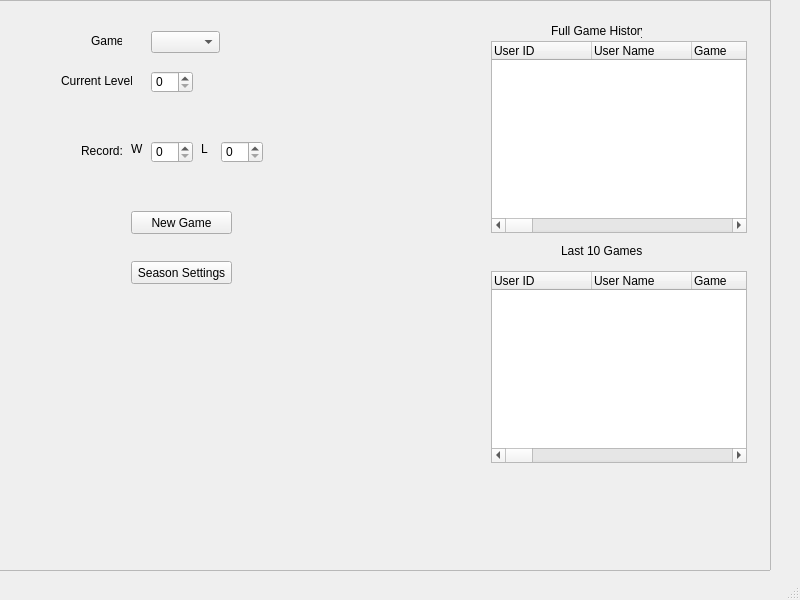
<?xml version="1.0" encoding="UTF-8"?>
<ui version="4.0">
 <class>MainWindow</class>
 <widget class="QMainWindow" name="MainWindow">
  <property name="geometry">
   <rect>
    <x>0</x>
    <y>0</y>
    <width>800</width>
    <height>600</height>
   </rect>
  </property>
  <property name="windowTitle">
   <string>MainWindow</string>
  </property>
  <widget class="QWidget" name="centralwidget">
   <widget class="QScrollArea" name="scrollArea_mainWindow">
    <property name="geometry">
     <rect>
      <x>-20</x>
      <y>0</y>
      <width>791</width>
      <height>571</height>
     </rect>
    </property>
    <property name="widgetResizable">
     <bool>true</bool>
    </property>
    <widget class="QWidget" name="scrollAreaWidgetContents">
     <property name="geometry">
      <rect>
       <x>0</x>
       <y>0</y>
       <width>789</width>
       <height>569</height>
      </rect>
     </property>
     <widget class="QTreeWidget" name="treeWidget_FullGameHistory">
      <property name="geometry">
       <rect>
        <x>510</x>
        <y>40</y>
        <width>256</width>
        <height>192</height>
       </rect>
      </property>
      <column>
       <property name="text">
        <string>User ID</string>
       </property>
      </column>
      <column>
       <property name="text">
        <string>User Name</string>
       </property>
      </column>
      <column>
       <property name="text">
        <string>Game</string>
       </property>
      </column>
      <column>
       <property name="text">
        <string>Level</string>
       </property>
      </column>
      <column>
       <property name="text">
        <string>Result</string>
       </property>
      </column>
      <column>
       <property name="text">
        <string>Target</string>
       </property>
      </column>
      <column>
       <property name="text">
        <string>Attempts</string>
       </property>
      </column>
      <column>
       <property name="text">
        <string>Successful</string>
       </property>
      </column>
      <column>
       <property name="text">
        <string>%</string>
       </property>
      </column>
      <column>
       <property name="text">
        <string>Clutch Attempts</string>
       </property>
      </column>
      <column>
       <property name="text">
        <string>Clutch Successful</string>
       </property>
      </column>
      <column>
       <property name="text">
        <string>Clutch %</string>
       </property>
      </column>
      <column>
       <property name="text">
        <string>1</string>
       </property>
      </column>
      <column>
       <property name="text">
        <string>2</string>
       </property>
      </column>
      <column>
       <property name="text">
        <string>3</string>
       </property>
      </column>
      <column>
       <property name="text">
        <string>4</string>
       </property>
      </column>
      <column>
       <property name="text">
        <string>5</string>
       </property>
      </column>
      <column>
       <property name="text">
        <string>6</string>
       </property>
      </column>
      <column>
       <property name="text">
        <string>7</string>
       </property>
      </column>
      <column>
       <property name="text">
        <string>8</string>
       </property>
      </column>
      <column>
       <property name="text">
        <string>9</string>
       </property>
      </column>
      <column>
       <property name="text">
        <string>10</string>
       </property>
      </column>
      <column>
       <property name="text">
        <string>11</string>
       </property>
      </column>
     </widget>
     <widget class="QPushButton" name="pushButton_NewGame">
      <property name="geometry">
       <rect>
        <x>150</x>
        <y>210</y>
        <width>101</width>
        <height>23</height>
       </rect>
      </property>
      <property name="text">
       <string>New Game</string>
      </property>
     </widget>
     <widget class="QLabel" name="label_CurrentLevel">
      <property name="geometry">
       <rect>
        <x>80</x>
        <y>70</y>
        <width>71</width>
        <height>20</height>
       </rect>
      </property>
      <property name="text">
       <string>Current Level:</string>
      </property>
     </widget>
     <widget class="QLabel" name="label_FullGameHistory">
      <property name="geometry">
       <rect>
        <x>570</x>
        <y>20</y>
        <width>91</width>
        <height>20</height>
       </rect>
      </property>
      <property name="text">
       <string>Full Game History</string>
      </property>
     </widget>
     <widget class="QSpinBox" name="spinBox_CurrentLevel">
      <property name="geometry">
       <rect>
        <x>170</x>
        <y>70</y>
        <width>42</width>
        <height>22</height>
       </rect>
      </property>
     </widget>
     <widget class="QTreeWidget" name="treeWidget_Last10Games">
      <property name="geometry">
       <rect>
        <x>510</x>
        <y>270</y>
        <width>256</width>
        <height>192</height>
       </rect>
      </property>
      <column>
       <property name="text">
        <string>User ID</string>
       </property>
      </column>
      <column>
       <property name="text">
        <string>User Name</string>
       </property>
      </column>
      <column>
       <property name="text">
        <string>Game</string>
       </property>
      </column>
      <column>
       <property name="text">
        <string>Level</string>
       </property>
      </column>
      <column>
       <property name="text">
        <string>Result</string>
       </property>
      </column>
      <column>
       <property name="text">
        <string>Target</string>
       </property>
      </column>
      <column>
       <property name="text">
        <string>Attempts</string>
       </property>
      </column>
      <column>
       <property name="text">
        <string>Successful</string>
       </property>
      </column>
      <column>
       <property name="text">
        <string>%</string>
       </property>
      </column>
      <column>
       <property name="text">
        <string>Clutch Attempts</string>
       </property>
      </column>
      <column>
       <property name="text">
        <string>Clutch Successful</string>
       </property>
      </column>
      <column>
       <property name="text">
        <string>Clutch %</string>
       </property>
      </column>
      <column>
       <property name="text">
        <string>1</string>
       </property>
      </column>
      <column>
       <property name="text">
        <string>2</string>
       </property>
      </column>
      <column>
       <property name="text">
        <string>3</string>
       </property>
      </column>
      <column>
       <property name="text">
        <string>4</string>
       </property>
      </column>
      <column>
       <property name="text">
        <string>5</string>
       </property>
      </column>
      <column>
       <property name="text">
        <string>6</string>
       </property>
      </column>
      <column>
       <property name="text">
        <string>7</string>
       </property>
      </column>
      <column>
       <property name="text">
        <string>8</string>
       </property>
      </column>
      <column>
       <property name="text">
        <string>9</string>
       </property>
      </column>
      <column>
       <property name="text">
        <string>10</string>
       </property>
      </column>
      <column>
       <property name="text">
        <string>11</string>
       </property>
      </column>
     </widget>
     <widget class="QLabel" name="label_Last10Games">
      <property name="geometry">
       <rect>
        <x>580</x>
        <y>240</y>
        <width>91</width>
        <height>20</height>
       </rect>
      </property>
      <property name="text">
       <string>Last 10 Games</string>
      </property>
     </widget>
     <widget class="QComboBox" name="comboBox_Game">
      <property name="geometry">
       <rect>
        <x>170</x>
        <y>30</y>
        <width>69</width>
        <height>22</height>
       </rect>
      </property>
     </widget>
     <widget class="QLabel" name="label_Game">
      <property name="geometry">
       <rect>
        <x>110</x>
        <y>30</y>
        <width>31</width>
        <height>20</height>
       </rect>
      </property>
      <property name="text">
       <string>Game:</string>
      </property>
     </widget>
     <widget class="QSpinBox" name="spinBox_W">
      <property name="geometry">
       <rect>
        <x>170</x>
        <y>140</y>
        <width>42</width>
        <height>22</height>
       </rect>
      </property>
     </widget>
     <widget class="QSpinBox" name="spinBox_L">
      <property name="geometry">
       <rect>
        <x>240</x>
        <y>140</y>
        <width>42</width>
        <height>22</height>
       </rect>
      </property>
     </widget>
     <widget class="QLabel" name="label_Record">
      <property name="geometry">
       <rect>
        <x>100</x>
        <y>140</y>
        <width>41</width>
        <height>20</height>
       </rect>
      </property>
      <property name="text">
       <string>Record:</string>
      </property>
     </widget>
     <widget class="QLabel" name="label_W">
      <property name="geometry">
       <rect>
        <x>150</x>
        <y>140</y>
        <width>16</width>
        <height>16</height>
       </rect>
      </property>
      <property name="text">
       <string>W</string>
      </property>
     </widget>
     <widget class="QLabel" name="label_L">
      <property name="geometry">
       <rect>
        <x>220</x>
        <y>140</y>
        <width>16</width>
        <height>16</height>
       </rect>
      </property>
      <property name="text">
       <string>L</string>
      </property>
     </widget>
     <widget class="QPushButton" name="pushButton_SeasonSettings">
      <property name="geometry">
       <rect>
        <x>150</x>
        <y>260</y>
        <width>101</width>
        <height>23</height>
       </rect>
      </property>
      <property name="text">
       <string>Season Settings</string>
      </property>
     </widget>
    </widget>
   </widget>
  </widget>
  <widget class="QMenuBar" name="menubar">
   <property name="geometry">
    <rect>
     <x>0</x>
     <y>0</y>
     <width>800</width>
     <height>21</height>
    </rect>
   </property>
  </widget>
  <widget class="QStatusBar" name="statusbar"/>
 </widget>
 <resources/>
 <connections/>
</ui>
